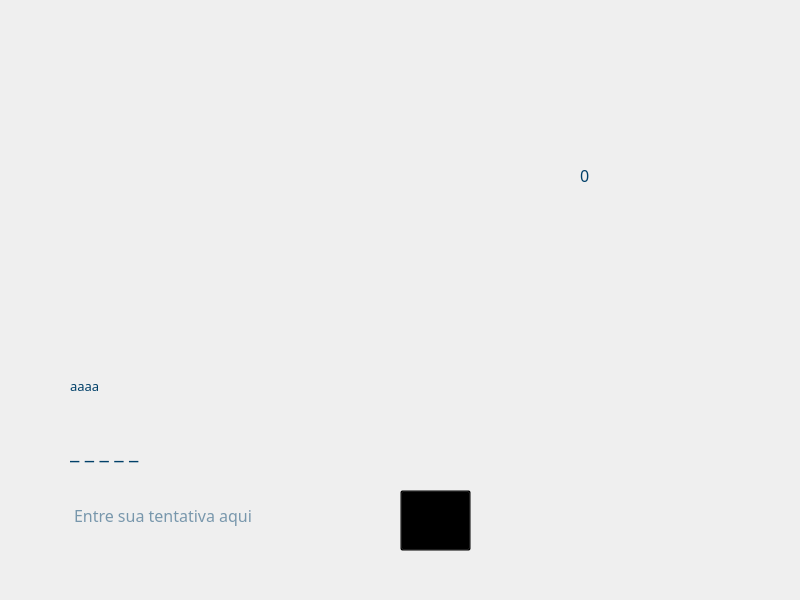
<?xml version="1.0" encoding="UTF-8"?>
<ui version="4.0">
 <class>MainWindow</class>
 <widget class="QMainWindow" name="MainWindow">
  <property name="geometry">
   <rect>
    <x>0</x>
    <y>0</y>
    <width>800</width>
    <height>600</height>
   </rect>
  </property>
  <property name="font">
   <font>
    <family>Arcade Normal</family>
   </font>
  </property>
  <property name="windowTitle">
   <string>Jogo da Forca</string>
  </property>
  <property name="styleSheet">
   <string notr="true">background-image: url(:/main/background.png);</string>
  </property>
  <widget class="QWidget" name="centralwidget">
   <widget class="QPushButton" name="check">
    <property name="geometry">
     <rect>
      <x>400</x>
      <y>490</y>
      <width>71</width>
      <height>61</height>
     </rect>
    </property>
    <property name="font">
     <font>
      <family>Arcade Normal</family>
      <pointsize>8</pointsize>
     </font>
    </property>
    <property name="styleSheet">
     <string notr="true">background: rgba(0, 0, 0, 0);
color: #014069;</string>
    </property>
    <property name="text">
     <string/>
    </property>
   </widget>
   <widget class="QTextEdit" name="input">
    <property name="geometry">
     <rect>
      <x>70</x>
      <y>500</y>
      <width>301</width>
      <height>51</height>
     </rect>
    </property>
    <property name="font">
     <font>
      <family>Arcade Normal</family>
      <pointsize>12</pointsize>
     </font>
    </property>
    <property name="styleSheet">
     <string notr="true">background: rgba(0, 0, 0, 0);
color: #014069;
border: 0</string>
    </property>
    <property name="html">
     <string>&lt;!DOCTYPE HTML PUBLIC &quot;-//W3C//DTD HTML 4.0//EN&quot; &quot;http://www.w3.org/TR/REC-html40/strict.dtd&quot;&gt;
&lt;html&gt;&lt;head&gt;&lt;meta name=&quot;qrichtext&quot; content=&quot;1&quot; /&gt;&lt;style type=&quot;text/css&quot;&gt;
p, li { white-space: pre-wrap; }
&lt;/style&gt;&lt;/head&gt;&lt;body style=&quot; font-family:'Arcade Normal'; font-size:12pt; font-weight:400; font-style:normal;&quot;&gt;
&lt;p style=&quot;-qt-paragraph-type:empty; margin-top:0px; margin-bottom:0px; margin-left:0px; margin-right:0px; -qt-block-indent:0; text-indent:0px; font-size:8.25pt;&quot;&gt;&lt;br /&gt;&lt;/p&gt;&lt;/body&gt;&lt;/html&gt;</string>
    </property>
    <property name="placeholderText">
     <string>Entre sua tentativa aqui</string>
    </property>
   </widget>
   <widget class="QLabel" name="life">
    <property name="geometry">
     <rect>
      <x>580</x>
      <y>150</y>
      <width>71</width>
      <height>51</height>
     </rect>
    </property>
    <property name="font">
     <font>
      <family>Arcade Normal</family>
      <pointsize>12</pointsize>
     </font>
    </property>
    <property name="styleSheet">
     <string notr="true">background: rgba(0, 0, 0, 0);
color: #014069;</string>
    </property>
    <property name="text">
     <string>0</string>
    </property>
   </widget>
   <widget class="QLabel" name="word">
    <property name="geometry">
     <rect>
      <x>70</x>
      <y>430</y>
      <width>401</width>
      <height>41</height>
     </rect>
    </property>
    <property name="font">
     <font>
      <family>Arcade Normal</family>
      <pointsize>16</pointsize>
     </font>
    </property>
    <property name="styleSheet">
     <string notr="true">background: rgba(0, 0, 0, 0);
color: #014069;</string>
    </property>
    <property name="text">
     <string>_ _ _ _ _</string>
    </property>
   </widget>
   <widget class="QLabel" name="hit">
    <property name="geometry">
     <rect>
      <x>70</x>
      <y>180</y>
      <width>401</width>
      <height>21</height>
     </rect>
    </property>
    <property name="font">
     <font>
      <family>Arcade Normal</family>
      <pointsize>12</pointsize>
     </font>
    </property>
    <property name="styleSheet">
     <string notr="true">background: rgba(0, 0, 0, 0);
color: #014069;</string>
    </property>
    <property name="text">
     <string/>
    </property>
   </widget>
   <widget class="QLabel" name="tip">
    <property name="geometry">
     <rect>
      <x>70</x>
      <y>370</y>
      <width>401</width>
      <height>31</height>
     </rect>
    </property>
    <property name="font">
     <font>
      <family>Arcade Normal</family>
      <pointsize>10</pointsize>
     </font>
    </property>
    <property name="styleSheet">
     <string notr="true">background: rgba(0, 0, 0, 0);
color: #014069;</string>
    </property>
    <property name="text">
     <string>aaaa</string>
    </property>
   </widget>
   <widget class="QLabel" name="errors">
    <property name="geometry">
     <rect>
      <x>70</x>
      <y>280</y>
      <width>401</width>
      <height>21</height>
     </rect>
    </property>
    <property name="font">
     <font>
      <family>Arcade Normal</family>
      <pointsize>12</pointsize>
     </font>
    </property>
    <property name="styleSheet">
     <string notr="true">background: rgba(0, 0, 0, 0);
color: #014069;</string>
    </property>
    <property name="text">
     <string/>
    </property>
   </widget>
   <widget class="QLabel" name="monkey">
    <property name="geometry">
     <rect>
      <x>510</x>
      <y>250</y>
      <width>161</width>
      <height>291</height>
     </rect>
    </property>
    <property name="styleSheet">
     <string notr="true">background: transparent;</string>
    </property>
    <property name="text">
     <string/>
    </property>
    <property name="scaledContents">
     <bool>true</bool>
    </property>
   </widget>
  </widget>
 </widget>
 <resources>
  <include location="assets/resources.qrc"/>
 </resources>
 <connections/>
</ui>
